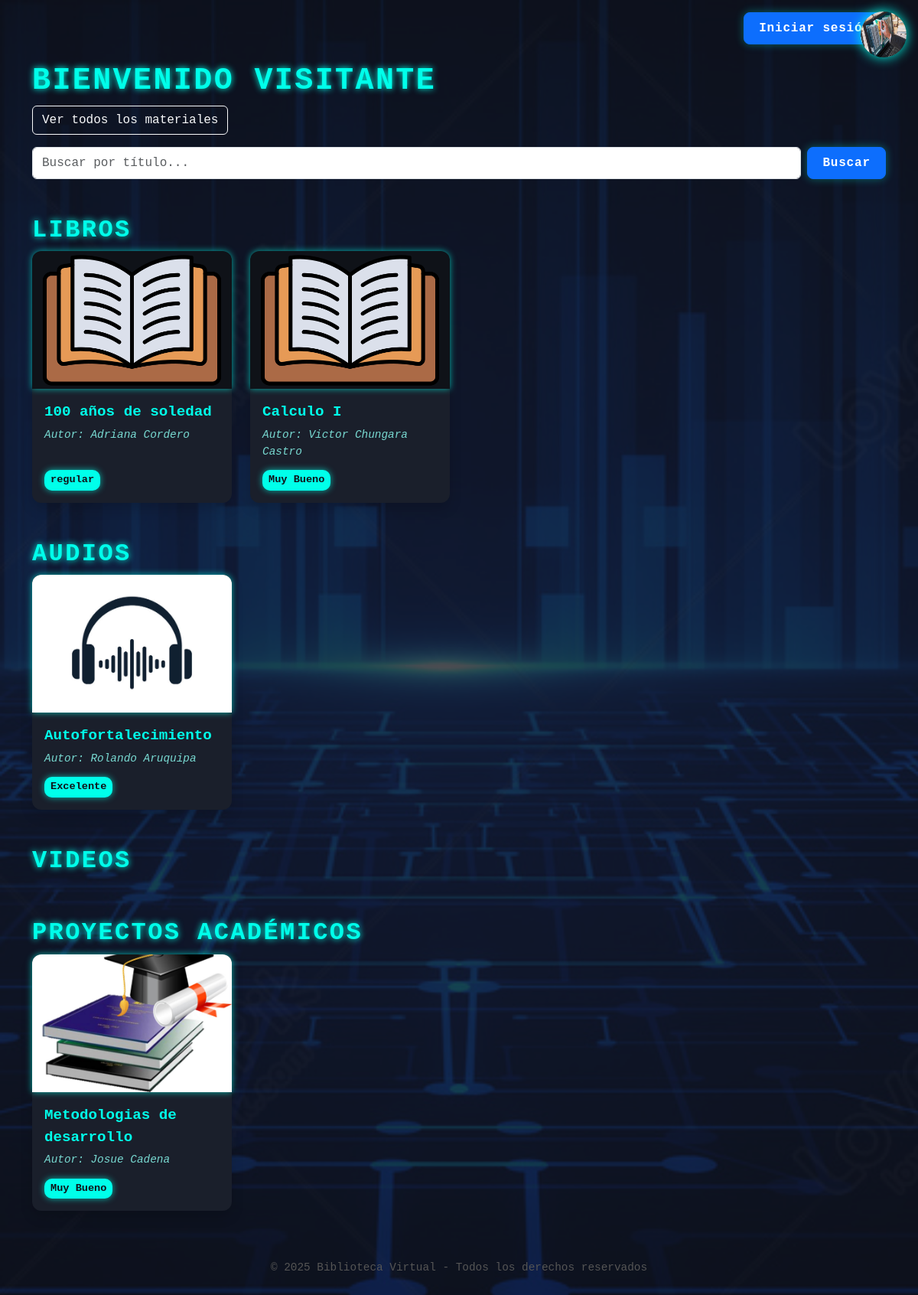
The page / on the database its author committed.
### models/material_model.py (models this page shows, shortened)
class Material(db.Model):
    __tablename__ = 'materiales'
    id_material = db.Column(db.Integer, primary_key=True)
    tipo = db.Column(db.String(50), nullable=False)
    titulo = db.Column(db.String(100), nullable=False)
    fecha_ingreso = db.Column(db.String(20), nullable=False)
    estado = db.Column(db.String(20), nullable=False)
    id_categoria = db.Column(db.Integer, db.ForeignKey('categoria.id_cat'),nullable=False)
    id_autor = db.Column(db.Integer, db.ForeignKey('autores.id_autor'), nullable=False)
    categoria = db.relationship('Categoria', back_populates='materiales')
    libro = db.relationship('Libro', back_populates='material')
    autor = db.relationship('Autores', back_populates='materiales')
    audio = db.relationship('Audio', back_populates = 'material')
    proyecto_academico = db.relationship('Proyecto', back_populates='material')
    video = db.relationship('Video', back_populates='material')

### models/autores_model.py (models this page shows, shortened)
class Autores(db.Model):
    __tablename__ = "autores"
    id_autor = db.Column(db.Integer,primary_key=True)
    nombre = db.Column(db.String(150),nullable=False)
    materiales = db.relationship('Material', back_populates='autor')

### run.py (the view, shortened to what this page needs)
@app.route("/")
def home():
    tipo = request.args.get("tipo")
    buscar = request.args.get("buscar")
    query = Material.query
    if buscar:
        query = query.filter(Material.titulo.ilike(f"%{buscar}%"))
    materiales = query.all()
    if 'usuario_tipo' in session and session['usuario_tipo'].lower() == 'lector':
        return render_template('home_lector.html', materiales=materiales)
    elif 'usuario_tipo' in session:
        return render_template('dashboard.html')
    return render_template('home_lector.html', materiales=materiales)

### templates/home_lector.html (shortened to what this page needs)
<!DOCTYPE html>
<html lang="es">
<head>
    <link href="https://cdn.jsdelivr.net/npm/bootstrap@5.3.6/dist/css/bootstrap.min.css" rel="stylesheet" />
    <link href="https://cdnjs.cloudflare.com/ajax/libs/font-awesome/6.5.1/css/all.min.css" rel="stylesheet" />
</head>
<body>
  <a href="/" title="Logo Biblioteca" class="floating-logo">
    <img src="{{ url_for('static', filename='logo.png') }}" alt="Logo Biblioteca" style="width:100%; height:100%; border-radius: 50%;">
  </a>
  <div class="container">
    <div class="d-flex justify-content-end mt-3">
      {% if 'usuario_tipo' in session %}
        <a href="{{ url_for('auth.logout') }}" class="btn btn-danger">Cerrar sesión</a>
      {% else %}
        <a href="{{ url_for('usuario.login') }}" class="btn btn-primary">Iniciar sesión</a>
      {% endif %}
    </div>
    <h1 class="mt-4">Bienvenido{% if 'usuario_nombre' in session %} {{ session.usuario_nombre }}{% else %} visitante{% endif %}</h1>
    <a href="{{ url_for('home') }}" class="btn btn-outline-light mb-3">Ver todos los materiales</a>
    <form method="get" class="mb-4 d-flex" role="search">
      <input type="text" name="buscar" class="form-control me-2" placeholder="Buscar por título..." value="{{ request.args.get('buscar', '') }}">
      <button class="btn btn-primary" type="submit">Buscar</button>
    </form>
    <h2 class="mt-5">
  <a href="{{ url_for('home', tipo='libro') }}" style="text-decoration: none; color: #00ffea;">
    Libros
  </a>
</h2>
    <div class="materiales-grid">
      {% for m in materiales %}
        {% if m.tipo.lower() == 'libro' %}
          <div class="material-card shadow">
            <img src="{{ url_for('static', filename='libro.png') }}" alt="{{ m.titulo }}" class="material-img" />
            <div class="material-body">
              <div>
                <div class="material-title">{{ m.titulo }}</div>
                <div class="material-author">Autor: {{ m.autor.nombre }}</div>
              </div>
              <div class="material-status">{{ m.estado }}</div>
            </div>
          </div>
        {% endif %}
      {% endfor %}
    </div>
    <h2 class="mt-5">
  <a href="{{ url_for('home', tipo='audio') }}" style="text-decoration: none; color: #00ffea;">
    Audios
  </a>
</h2>
    <div class="materiales-grid">
      {% for m in materiales %}
        {% if m.tipo.lower() == 'audio' %}
          <div class="material-card shadow">
            <img src="{{ url_for('static', filename='audio.jpg') }}" alt="{{ m.titulo }}" class="material-img" />
            <div class="material-body">
              <div>
                <div class="material-title">{{ m.titulo }}</div>
                <div class="material-author">Autor: {{ m.autor.nombre }}</div>
              </div>
              <div class="material-status">{{ m.estado }}</div>
            </div>
          </div>
        {% endif %}
      {% endfor %}
    </div>
    <h2 class="mt-5">
  <a href="{{ url_for('home', tipo='video') }}" style="text-decoration: none; color: #00ffea;">
    Videos
  </a>
</h2>
    <h2 class="mt-5">
  <a href="{{ url_for('home', tipo='proyecto' or 'Tesis') }}" style="text-decoration: none; color: #00ffea;">
    Proyectos Académicos
  </a>
</h2>
    <div class="materiales-grid">
      {% for m in materiales %}
        {% if 'proyecto' in m.tipo.lower() or 'tesis' in m.tipo.lower() %}
          <div class="material-card shadow">
            <img src="{{ url_for('static', filename='tesis.jpg') }}" alt="{{ m.titulo }}" class="material-img" />
            <div class="material-body">
              <div>
                <div class="material-title">{{ m.titulo }}</div>
                <div class="material-author">Autor: {{ m.autor.nombre }}</div>
              </div>
              <div class="material-status">{{ m.estado }}</div>
            </div>
          </div>
        {% endif %}
      {% endfor %}
    </div>
  <footer>
    <p>&copy; 2025 Biblioteca Virtual - Todos los derechos reservados</p>
  </footer>
</body>
</html>

### rows shown on the page
Material: titulo "100 años de soledad", autor.nombre "Adriana Cordero", estado "regular"
Material: titulo "Calculo I", autor.nombre "Victor Chungara Castro", estado "Muy Bueno"
Material: titulo "Autofortalecimiento", autor.nombre "Rolando Aruquipa", estado "Excelente"
Material: titulo "Metodologias de desarrollo", autor.nombre "Josue Cadena", estado "Muy Bueno"
